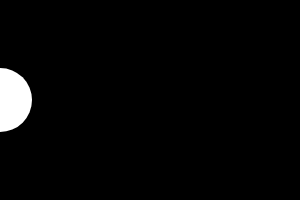
Frame 1 (no input)
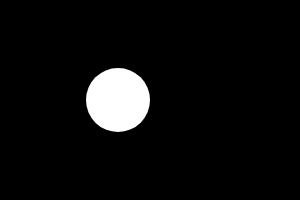
Frame 60 (no input)
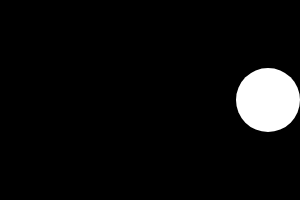
Frame 120 (the mouse pressed at the canvas centre since frame 60)

The p5.js sketch that drew these frames (run headless with seeded random() and noise() and a simulated clock; from frame 60 on, the mouse is pressed at the canvas centre):

// p5.js sketch
// ── sketch.js
let circleX = 0;
let circleXspeed = 2;

function setup() {
  createCanvas(300, 200).mousePressed(function() {
    circleX = mouseX;
  });
  createSpan('click on canvas to move circle ');
  createButton('Slow').mousePressed(function () {
    circleXspeed = 0.5;
  })
  createButton('Fast').mousePressed(function () {
    circleXspeed = 10;
  })
}

function draw() {
  background(0);
  noStroke();
  fill(255);
  circle(circleX, 100, 64);
  circleX = circleX + circleXspeed;
  if (circleX > width) {
    circleXspeed = -1;
  }
  if (circleX < 0) {
    circleXspeed = 1;    
  }
}

// Try: slower and faster behavior
// Try: preserve speed on bounce

// https://editor.p5js.org/jht1493/sketches/SvxAd4V3z
// 3.2 variable circleXspeed buttons

// https://editor.p5js.org/jht1493/sketches/TAV5p1sMW
// 3.2 variable circleXspeed

// https://editor.p5js.org/jht1493/sketches/NO5mWO62W
// 3.1 variable circleX width if

// https://editor.p5js.org/jht1493/sketches/CwYDz_4N2
// 2.2.2 variable circleX width

// https://editor.p5js.org/jht1493/sketches/v9zsQFPqN
// 2.2 variable circleX

// Make Your Own (Make Your Own Variable)
// Code! Programming with p5.js
// The Coding Train / Daniel Shiffman
// https://thecodingtrain.com/beginners/p5js/2.2-make-your-own.html
// https://youtu.be/dRhXIIFp-ys

// Make Your Own Variable: https://editor.p5js.org/codingtrain/sketches/xPXNdPy17
// Growing Circle Exercise: https://editor.p5js.org/codingtrain/sketches/ehbMJ-otC
